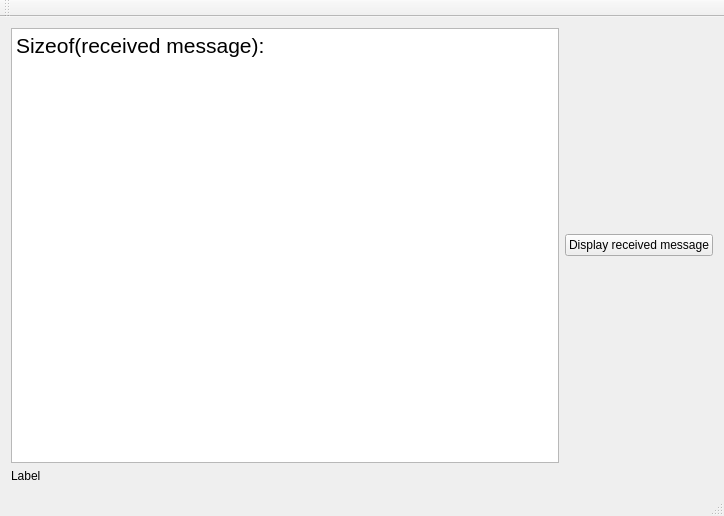
<?xml version="1.0" encoding="UTF-8"?>
<ui version="4.0">
 <class>ServerClass</class>
 <widget class="QMainWindow" name="ServerClass">
  <property name="geometry">
   <rect>
    <x>0</x>
    <y>0</y>
    <width>724</width>
    <height>516</height>
   </rect>
  </property>
  <property name="windowTitle">
   <string>Server</string>
  </property>
  <widget class="QWidget" name="centralWidget">
   <layout class="QGridLayout" name="gridLayout">
    <item row="0" column="0">
     <layout class="QVBoxLayout" name="verticalLayout">
      <item>
       <layout class="QHBoxLayout" name="horizontalLayout">
        <item>
         <widget class="QTextEdit" name="textEdit">
          <property name="sizeAdjustPolicy">
           <enum>QAbstractScrollArea::AdjustToContents</enum>
          </property>
          <property name="html">
           <string>&lt;!DOCTYPE HTML PUBLIC &quot;-//W3C//DTD HTML 4.0//EN&quot; &quot;http://www.w3.org/TR/REC-html40/strict.dtd&quot;&gt;
&lt;html&gt;&lt;head&gt;&lt;meta name=&quot;qrichtext&quot; content=&quot;1&quot; /&gt;&lt;style type=&quot;text/css&quot;&gt;
p, li { white-space: pre-wrap; }
&lt;/style&gt;&lt;/head&gt;&lt;body style=&quot; font-family:'MS Shell Dlg 2'; font-size:8.25pt; font-weight:400; font-style:normal;&quot;&gt;
&lt;p style=&quot; margin-top:0px; margin-bottom:0px; margin-left:0px; margin-right:0px; -qt-block-indent:0; text-indent:0px;&quot;&gt;&lt;span style=&quot; font-size:16pt;&quot;&gt;Sizeof(received message): &lt;/span&gt;&lt;/p&gt;&lt;/body&gt;&lt;/html&gt;</string>
          </property>
         </widget>
        </item>
        <item>
         <widget class="QPushButton" name="displayButton">
          <property name="text">
           <string>Display received message</string>
          </property>
         </widget>
        </item>
       </layout>
      </item>
      <item>
       <widget class="QLabel" name="label">
        <property name="lineWidth">
         <number>1</number>
        </property>
        <property name="text">
         <string>Label</string>
        </property>
       </widget>
      </item>
     </layout>
    </item>
   </layout>
  </widget>
  <widget class="QMenuBar" name="menuBar">
   <property name="geometry">
    <rect>
     <x>0</x>
     <y>0</y>
     <width>724</width>
     <height>21</height>
    </rect>
   </property>
  </widget>
  <widget class="QToolBar" name="mainToolBar">
   <attribute name="toolBarArea">
    <enum>TopToolBarArea</enum>
   </attribute>
   <attribute name="toolBarBreak">
    <bool>false</bool>
   </attribute>
  </widget>
  <widget class="QStatusBar" name="statusBar"/>
 </widget>
 <layoutdefault spacing="6" margin="11"/>
 <resources>
  <include location="Server.qrc"/>
 </resources>
 <connections/>
</ui>
